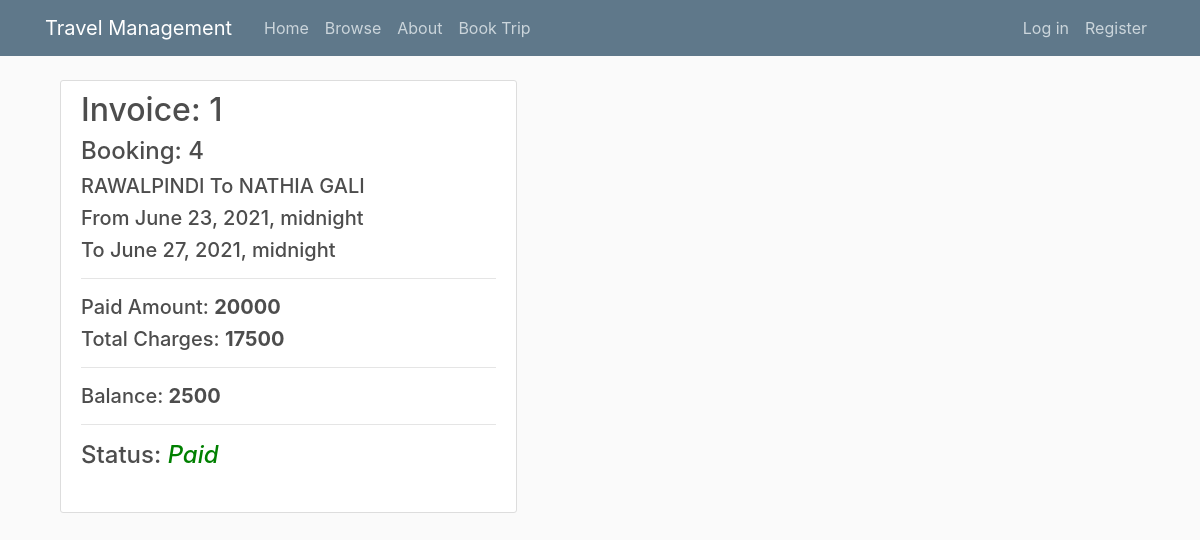
Page /invoice/1/ on the committed database.
### agency/models.py (models this page shows, shortened)
class INVOICE(models.Model):
    booking = models.OneToOneField(BOOKING,on_delete=models.PROTECT)
    total_charges = models.PositiveIntegerField()
    status = models.BooleanField(default = False)
    paid_amount = models.PositiveIntegerField(default = 0)
    balance = models.PositiveIntegerField(default= 0)

class BOOKING(models.Model):
    trip = models.OneToOneField(TRIP,on_delete=models.PROTECT)
    allocated_car = models.ForeignKey(CAR,null=True,on_delete=models.PROTECT)
    allocated_hotel = models.ForeignKey(HOTEL,null=True,on_delete=models.PROTECT)
    customer = models.ForeignKey(User,on_delete=models.PROTECT)
    booking_date = models.DateTimeField()

class TRIP(models.Model):
    DEST_CITIES = (
        ('MURREE', 'MURREE'),
        ('NATHIA GALI', 'NATHIA GALI'),
        ('NARAN KAGHAN', 'NARAN KAGHAN'),
        ('KASHMIR', 'KASHMIR'),
        ('SAWAT', 'SAWAT'),
    )
    SOURCE_CITIES = (
        ('ISLAMABAD', 'ISLAMABAD'),
        ('RAWALPINDI', 'RAWALPINDI'),
    )
    source = models.CharField(max_length=100, choices=SOURCE_CITIES)
    destination = models.CharField(max_length=100, choices=DEST_CITIES)
    start_date = models.DateTimeField()
    end_date = models.DateTimeField()

### agency/views.py (the view)
# urls.py: path('invoice/<int:pk>/', views.InvoiceDetailView.as_view(), name='invoice-detail'),
class InvoiceDetailView(DetailView):
    model = INVOICE

### agency/templates/agency/invoice_detail.html (shortened to what this page needs)
{% extends "agency/base.html" %}
{% load static %}
{% block content %}
    <div class="col-md-8">
        <div class = "content-section">
            <h2>Invoice: {{ object.id }}</h2>
            <h4>Booking: {{ object.booking.id }}</h4>
            <h5>{{ object.booking.trip.source }} To {{ object.booking.trip.destination }}</h5>
            <h5>From {{ object.booking.trip.start_date }}</h5>
            <h5>To {{ object.booking.trip.end_date }}</h5>
            <hr>
            <h5>Paid Amount: <b> {{ object.paid_amount }} </b></h5>
            <h5>Total Charges: <b> {{ object.total_charges }} </b></h5>
            <hr>
            <h5>Balance: <b> {{ object.balance }} </b></h5>
            <hr>
            {% if object.status == True %}
                <h4>Status: <i style="color:green;"> Paid </i></h4>
            {% else %}
                <h4>Status: <i style="color:red;"> Not Paid </i></h4>
            {% endif %}
            <br>
        </div>
    </div>
{% endblock content %}

### agency/static/agency/main.css (style rules this page uses)
body { background: #fafafa; color: #333333; margin-top: 5rem; }
h1, h2, h3, h4, h5, h6 { color: #444444; }
.content-section { background: #ffffff; padding: 10px 20px; border: 1px solid #dddddd; border-radius: 3px; margin-bottom: 20px; }

### agency/static/agency/temp.css (style rules this page uses)
body { background-color: hsl(0, 0%, 98%); }
h1,h2,h3,h4,h5,h6 { color:hsl(0, 0%, 30%); }

### rows in the picture
INVOICE: id "1", booking.id "4", booking.trip.source "RAWALPINDI", booking.trip.destination "NATHIA GALI", booking.trip.start_date "June 23, 2021, midnight", booking.trip.end_date "June 27, 2021, midnight", paid_amount "20000", total_charges "17500", balance "2500"
